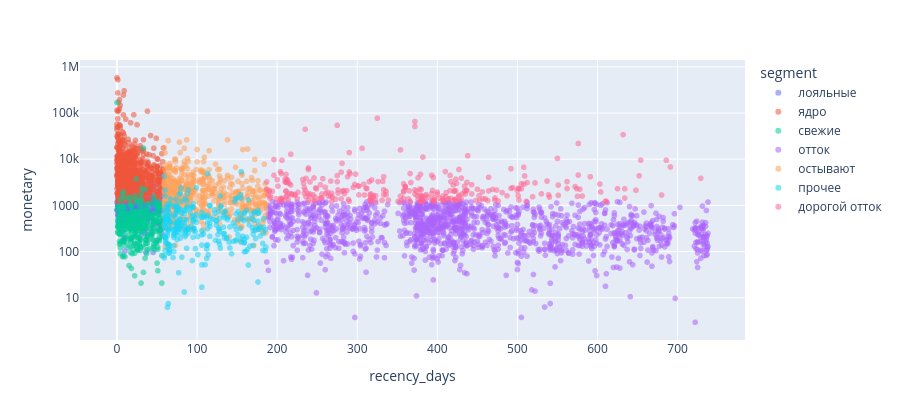

Here is the notebook cell this chart was saved with:
### Markdown cell above
Ядро — 21,5% клиентов и 67,9% выручки. Отток — треть клиентов и 4,7% выручки:
возвращать его было бы нечем. Между ними две группы, на которых стоит вся работа по
коммуникациям, — «остывают» (742 клиента, £1,96 млн, в среднем 106 дней тишины) и «дорогой
отток» (394 клиента, £1,41 млн, 365 дней тишины).

### Code cell
rfm = pd.read_parquet(MARTS_DIR / "rfm.parquet")
fig = px.scatter(rfm.sample(4000, random_state=7), x="recency_days", y="monetary",
                 color="segment", log_y=True, opacity=0.55)
fig.update_layout(height=420)
fig.show()

### Figure 1 — Plotly figure (JSON) as saved in the notebook; plotly's stock layout.template omitted (floating-point values rounded to 4 significant figures; data arrays with more than 128 entries replaced by an {"elided": "..."} marker saying what was removed)
{"data": [{"hovertemplate": "segment=лояльные<br>recency_days=%{x}<br>monetary=%{y}<extra></extra>", "legendgroup": "лояльные", "marker": {"color": "#636efa", "opacity": 0.55, "symbol": "circle"}, "mode": "markers", "name": "лояльные", "showlegend": true, "type": "scattergl", "x": {"elided": "388 int values"}, "xaxis": "x", "y": {"elided": "388 float values"}, "yaxis": "y"}, {"hovertemplate": "segment=ядро<br>recency_days=%{x}<br>monetary=%{y}<extra></extra>", "legendgroup": "ядро", "marker": {"color": "#EF553B", "opacity": 0.55, "symbol": "circle"}, "mode": "markers", "name": "ядро", "showlegend": true, "type": "scattergl", "x": {"elided": "839 int values"}, "xaxis": "x", "y": {"elided": "839 float values"}, "yaxis": "y"}, {"hovertemplate": "segment=свежие<br>recency_days=%{x}<br>monetary=%{y}<extra></extra>", "legendgroup": "свежие", "marker": {"color": "#00cc96", "opacity": 0.55, "symbol": "circle"}, "mode": "markers", "name": "свежие", "showlegend": true, "type": "scattergl", "x": {"elided": "345 int values"}, "xaxis": "x", "y": {"elided": "345 float values"}, "yaxis": "y"}, {"hovertemplate": "segment=отток<br>recency_days=%{x}<br>monetary=%{y}<extra></extra>", "legendgroup": "отток", "marker": {"color": "#ab63fa", "opacity": 0.55, "symbol": "circle"}, "mode": "markers", "name": "отток", "showlegend": true, "type": "scattergl", "x": {"elided": "1345 int values"}, "xaxis": "x", "y": {"elided": "1345 float values"}, "yaxis": "y"}, {"hovertemplate": "segment=остывают<br>recency_days=%{x}<br>monetary=%{y}<extra></extra>", "legendgroup": "остывают", "marker": {"color": "#FFA15A", "opacity": 0.55, "symbol": "circle"}, "mode": "markers", "name": "остывают", "showlegend": true, "type": "scattergl", "x": {"elided": "502 int values"}, "xaxis": "x", "y": {"elided": "502 float values"}, "yaxis": "y"}, {"hovertemplate": "segment=прочее<br>recency_days=%{x}<br>monetary=%{y}<extra></extra>", "legendgroup": "прочее", "marker": {"color": "#19d3f3", "opacity": 0.55, "symbol": "circle"}, "mode": "markers", "name": "прочее", "showlegend": true, "type": "scattergl", "x": {"elided": "291 int values"}, "xaxis": "x", "y": {"elided": "291 float values"}, "yaxis": "y"}, {"hovertemplate": "segment=дорогой отток<br>recency_days=%{x}<br>monetary=%{y}<extra></extra>", "legendgroup": "дорогой отток", "marker": {"color": "#FF6692", "opacity": 0.55, "symbol": "circle"}, "mode": "markers", "name": "дорогой отток", "showlegend": true, "type": "scattergl", "x": {"elided": "290 int values"}, "xaxis": "x", "y": {"elided": "290 float values"}, "yaxis": "y"}], "layout": {"height": 420, "legend": {"title": {"text": "segment"}, "tracegroupgap": 0}, "margin": {"t": 60}, "xaxis": {"anchor": "y", "domain": [0.0, 1.0], "title": {"text": "recency_days"}}, "yaxis": {"anchor": "x", "domain": [0.0, 1.0], "title": {"text": "monetary"}, "type": "log"}}}
